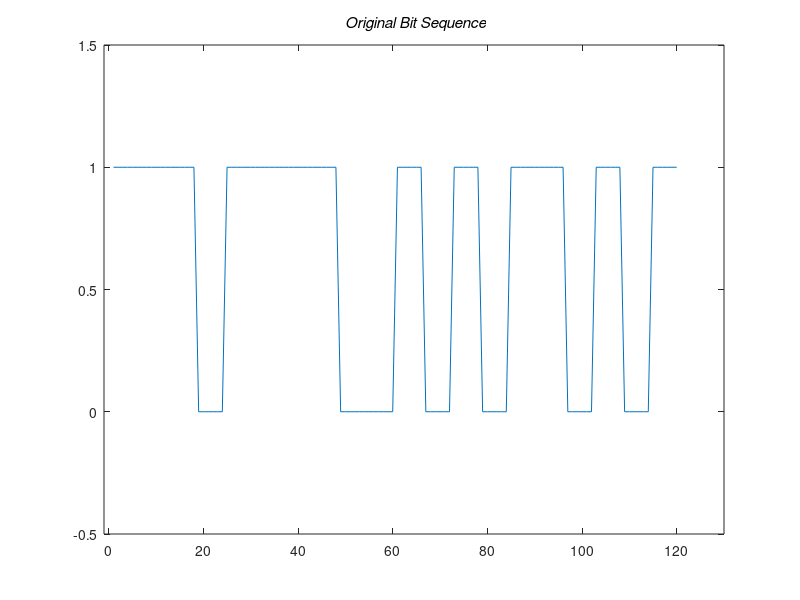
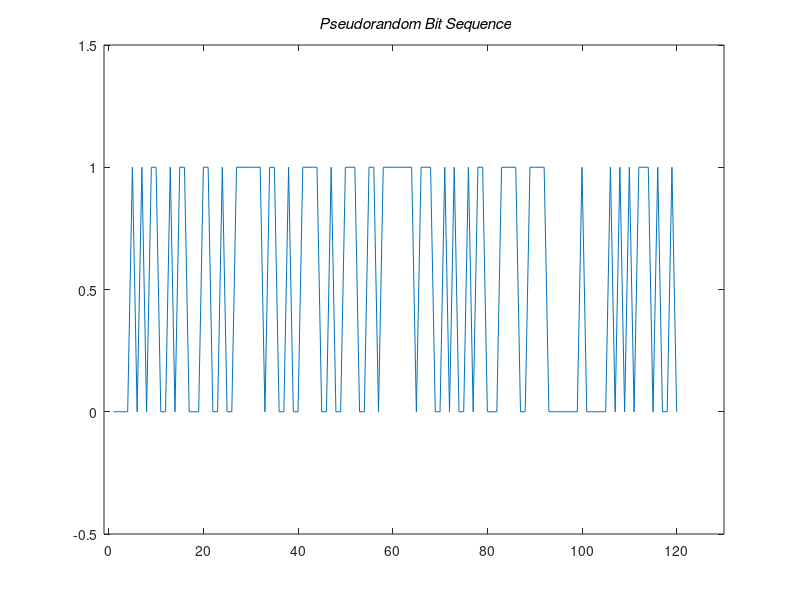
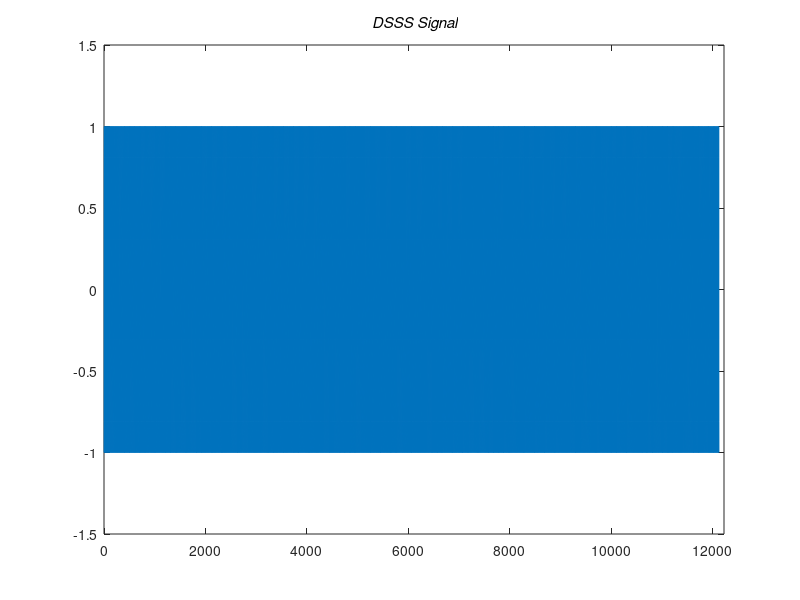
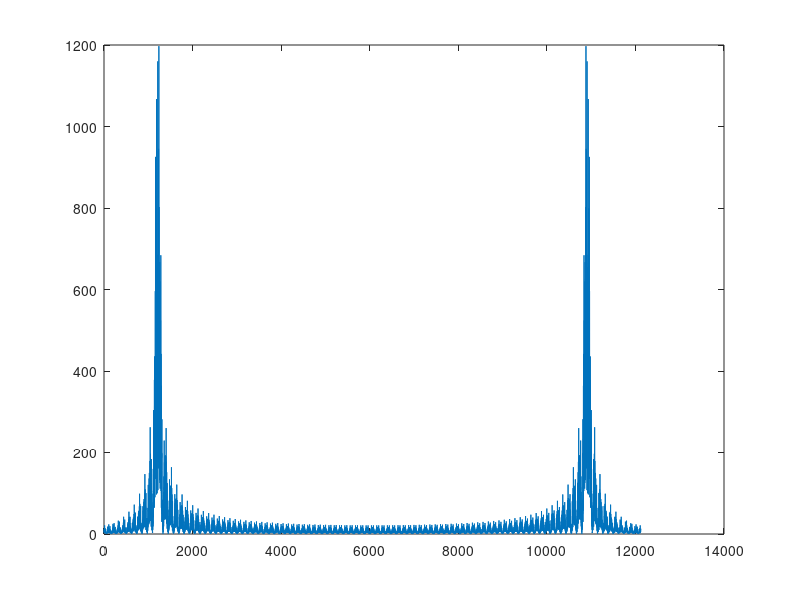

Source code (MATLAB) for these figures, in order:
% Pouyan Keshavarzian Modified From Online Script provided by: Kashif Shahzad 

%%%%%%%%%%%%%%%%%%%%%%%%%%%%%%%%%%%%
% Direct Sequence Spread Spectrum
%%%%%%%%%%%%%%%%%%%%%%%%%%%%%%%%%%%%
clc
clear all
close all

% Generating the bit pattern with each bit 6 samples long
b=round(rand(1,20));
pattern=[];
for k=1:20
    if b(1,k)==0
        sig=zeros(1,6);
    else
        sig=ones(1,6);
    end
    pattern=[pattern sig];
end
plot(pattern);
axis([-1 130 -.5 1.5]);
title('\bf\it Original Bit Sequence');

% Generating the pseudo random bit pattern for spreading
spread_sig=round(rand(1,120));
figure,plot(spread_sig);
axis([-1 130 -.5 1.5]);
title('\bf\it Pseudorandom Bit Sequence');

% XORing the pattern with the spread signal
hopped_sig=xor(pattern,spread_sig);

% Modulating the hopped signal
dsss_sig=[];
t=[0:100];    
fc = 0.1;
c1=cos(2*pi*fc*t);
c2=cos(2*pi*fc*t+pi);
for k=1:120
    if hopped_sig(1,k)==0
        dsss_sig=[dsss_sig c1];
    else
        dsss_sig=[dsss_sig c2];
    end
end
figure,plot([1:12120],dsss_sig);
axis([-1 12220 -1.5 1.5]);
title('\bf\it DSSS Signal');

% Plotting the FFT of DSSS signal
figure,plot([1:12120],abs(fft(dsss_sig)))